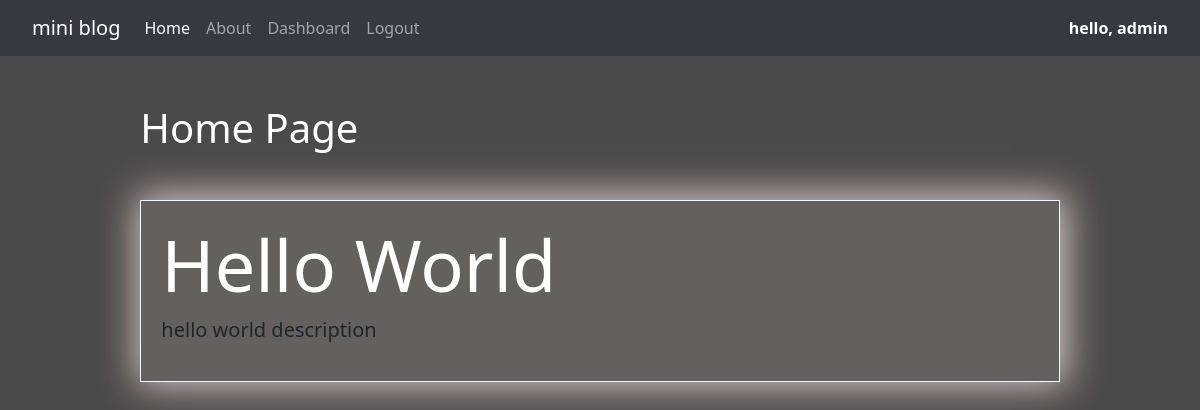
Before: / (signed in) with the older database file.
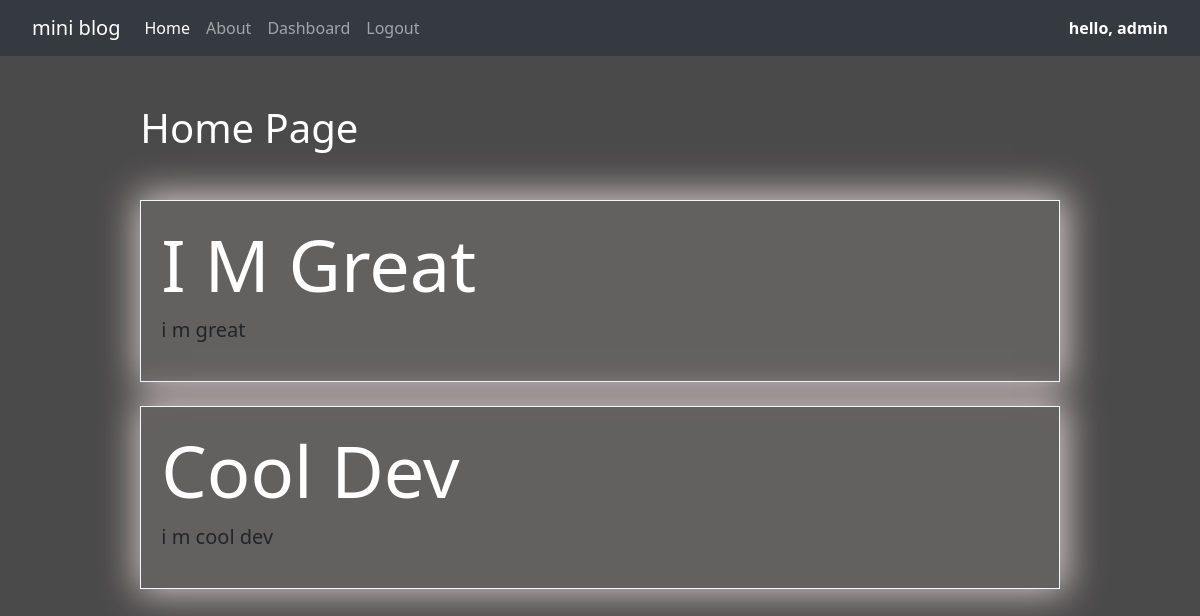
After: the same page with the newer database file.
### blog/models.py (models this page shows)
class Post(models.Model):
    title= models.CharField( max_length=50)
    description = models.TextField()
    posted = models.DateTimeField( auto_now=True)

### blog/views.py (the view)
# urls.py: path("", views.home, name="home"),
def home(request):
    posts = Post.objects.all()
    context = {}
    context['posts']=posts
    return render(request,'blog/home.html',context)

### blog/templates/blog/home.html (shortened to what this page needs)
{% extends 'blog/base.html' %}
{% load static %}
{% block content %}
<div class="col-md-10 mx-auto">
    <h1 class=" my-5 text-white text-capitalize"> home page</h1>
{% for post  in posts %}
 <div class="myjumbotron my-4">
        <h3 class=" display-2 text-capitalize text-white">{{post.title}}</h3>
        <p class="lead">  {{post.description}} </p>
    </div>
{% empty %}
<p class="text-center text-white text-uppercase">posts  not found</p>
{% endfor %}
</div>
{% endblock content %}

Changed rows visible on the page:
removed Post: title "Hello World", description "hello world description"
added Post: title "I M Great", description "i m great"
added Post: title "Cool Dev", description "i m cool dev"
